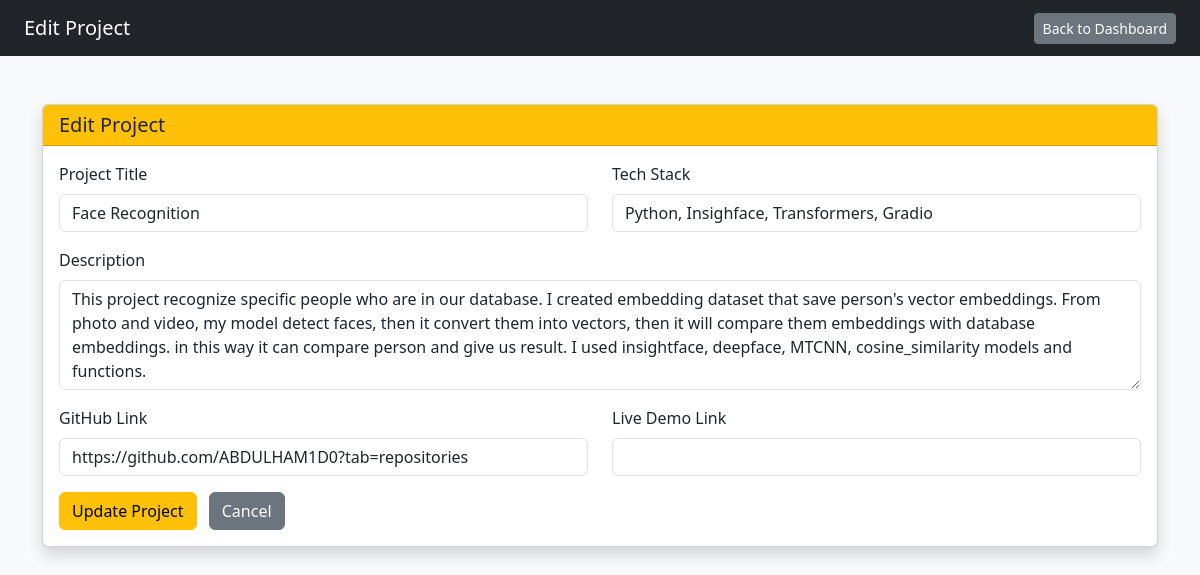
/admin/edit_project.php?id=8 (signed in), run on the app's committed database.
### tables this page shows
CREATE TABLE `projects` (
  `id` int(11) NOT NULL,
  `title` varchar(200) NOT NULL,
  `description` text NOT NULL,
  `tech_stack` varchar(200) DEFAULT NULL,
  `github_link` varchar(300) DEFAULT NULL,
  `live_link` varchar(300) DEFAULT NULL,
  `created_at` timestamp NOT NULL DEFAULT current_timestamp()
);

### admin/edit_project.php (the view, shortened to what this page needs)
<?php
require '../includes/db.php';
$id = (int)$_GET['id'];
$stmt = $pdo->prepare("SELECT * FROM projects WHERE id = ?");
$stmt->execute([$id]);
$project = $stmt->fetch(PDO::FETCH_ASSOC);
?>
<!DOCTYPE html>
<html lang="en">
<head>
    <link href="https://cdn.jsdelivr.net/npm/bootstrap@5.3.2/dist/css/bootstrap.min.css" rel="stylesheet">
</head>
<body class="bg-light">
<nav class="navbar navbar-dark bg-dark px-4">
    <span class="navbar-brand">Edit Project</span>
    <a href="dashboard.php" class="btn btn-secondary btn-sm">Back to Dashboard</a>
</nav>
<div class="container mt-5">
    <div class="card shadow">
        <div class="card-header bg-warning">
            <h5 class="mb-0">Edit Project</h5>
        </div>
        <div class="card-body">
            <form method="POST">
                <div class="row">
                    <div class="col-md-6 mb-3">
                        <label class="form-label">Project Title</label>
                        <input type="text" name="title" class="form-control"
                               value="<?php echo htmlspecialchars($project['title']); ?>" required>
                    </div>
                    <div class="col-md-6 mb-3">
                        <label class="form-label">Tech Stack</label>
                        <input type="text" name="tech_stack" class="form-control"
                               value="<?php echo htmlspecialchars($project['tech_stack']); ?>">
                    </div>
                    <div class="col-md-12 mb-3">
                        <label class="form-label">Description</label>
                        <textarea name="description" class="form-control" rows="4" required><?php echo htmlspecialchars($project['description']); ?></textarea>
                    </div>
                    <div class="col-md-6 mb-3">
                        <label class="form-label">GitHub Link</label>
                        <input type="text" name="github_link" class="form-control"
                               value="<?php echo htmlspecialchars($project['github_link']); ?>">
                    </div>
                    <div class="col-md-6 mb-3">
                        <label class="form-label">Live Demo Link</label>
                        <input type="text" name="live_link" class="form-control"
                               value="<?php echo htmlspecialchars($project['live_link']); ?>">
                    </div>
                    <div class="col-md-12">
                        <button type="submit" class="btn btn-warning">Update Project</button>
                        <a href="dashboard.php" class="btn btn-secondary ms-2">Cancel</a>
                    </div>
                </div>
            </form>
        </div>
    </div>
</div>
</body>
</html>

### data on the page
projects: title "Face Recognition", tech_stack "Python, Insighface, Transformers, Gradio", description "This project recognize specific people who are in our database. I created embedding dataset that save person's vector embeddings. From photo and video, my model detect faces, then it convert them into vectors, then it will compare them embeddings with database embeddings. in this way it can compare person and give us result. I used insightface, deepface, MTCNN, cosine_similarity models and functions.", github_link "https://github.com/ABDULHAM1D0?tab=repositories"
